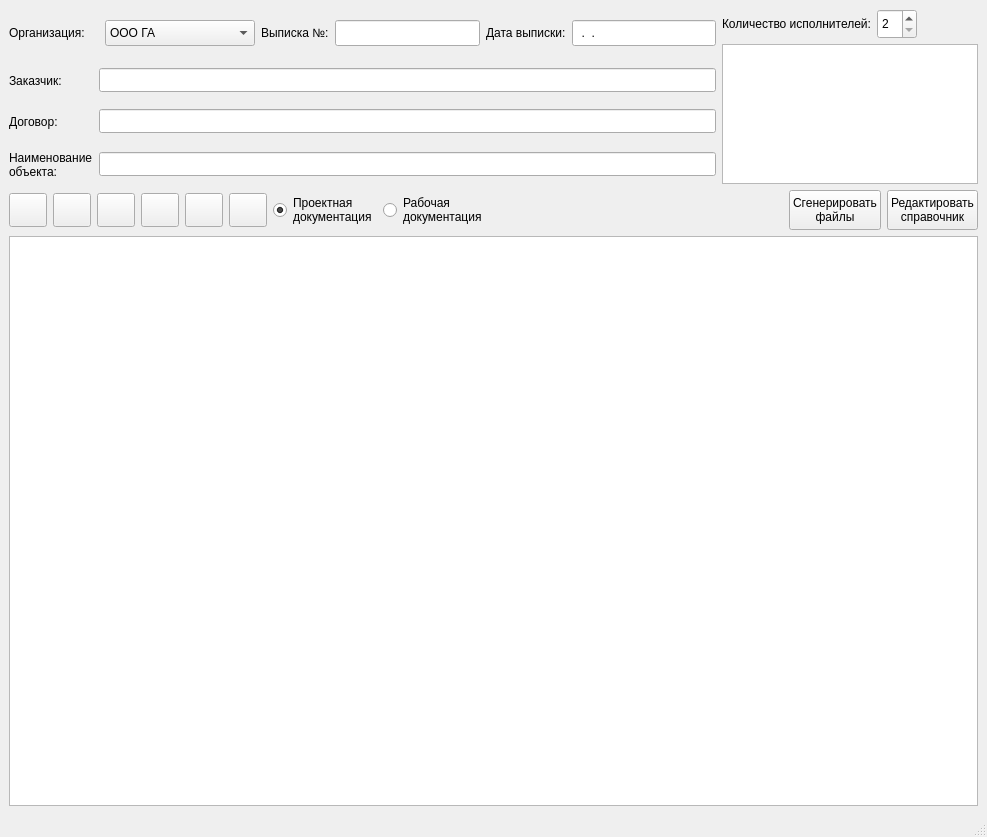
<?xml version="1.0" encoding="UTF-8"?>
<ui version="4.0">
 <class>MainWindow</class>
 <widget class="QMainWindow" name="MainWindow">
  <property name="geometry">
   <rect>
    <x>0</x>
    <y>0</y>
    <width>987</width>
    <height>837</height>
   </rect>
  </property>
  <property name="windowTitle">
   <string>Генератор документов</string>
  </property>
  <property name="windowIcon">
   <iconset>
    <normaloff>320842.png</normaloff>320842.png</iconset>
  </property>
  <property name="toolButtonStyle">
   <enum>Qt::ToolButtonIconOnly</enum>
  </property>
  <property name="documentMode">
   <bool>false</bool>
  </property>
  <widget class="QWidget" name="centralwidget">
   <layout class="QGridLayout" name="gridLayout">
    <item row="0" column="0" colspan="2">
     <widget class="QLabel" name="labelOrganization">
      <property name="font">
       <font>
        <pointsize>9</pointsize>
       </font>
      </property>
      <property name="text">
       <string>Организация:</string>
      </property>
     </widget>
    </item>
    <item row="0" column="2">
     <widget class="QComboBox" name="comboBoxOrg">
      <property name="sizePolicy">
       <sizepolicy hsizetype="Fixed" vsizetype="Fixed">
        <horstretch>0</horstretch>
        <verstretch>0</verstretch>
       </sizepolicy>
      </property>
      <property name="minimumSize">
       <size>
        <width>150</width>
        <height>26</height>
       </size>
      </property>
      <property name="maximumSize">
       <size>
        <width>150</width>
        <height>26</height>
       </size>
      </property>
      <property name="editable">
       <bool>false</bool>
      </property>
      <item>
       <property name="text">
        <string>ООО ГА</string>
       </property>
      </item>
      <item>
       <property name="text">
        <string>ООО ГиА</string>
       </property>
      </item>
      <item>
       <property name="text">
        <string>ООО АРБ ГА</string>
       </property>
      </item>
     </widget>
    </item>
    <item row="0" column="3">
     <widget class="QLabel" name="labelLetter">
      <property name="font">
       <font>
        <pointsize>9</pointsize>
       </font>
      </property>
      <property name="text">
       <string>Выписка №:</string>
      </property>
     </widget>
    </item>
    <item row="0" column="4">
     <widget class="QLineEdit" name="lineEditLetter">
      <property name="minimumSize">
       <size>
        <width>0</width>
        <height>26</height>
       </size>
      </property>
      <property name="maximumSize">
       <size>
        <width>16777215</width>
        <height>26</height>
       </size>
      </property>
      <property name="inputMask">
       <string/>
      </property>
      <property name="text">
       <string/>
      </property>
     </widget>
    </item>
    <item row="0" column="5">
     <widget class="QLabel" name="labelDataLetter">
      <property name="font">
       <font>
        <pointsize>9</pointsize>
       </font>
      </property>
      <property name="text">
       <string>Дата выписки:</string>
      </property>
     </widget>
    </item>
    <item row="0" column="6">
     <widget class="QLineEdit" name="lineEditDateLetter">
      <property name="minimumSize">
       <size>
        <width>0</width>
        <height>26</height>
       </size>
      </property>
      <property name="maximumSize">
       <size>
        <width>16777215</width>
        <height>26</height>
       </size>
      </property>
      <property name="cursor">
       <cursorShape>IBeamCursor</cursorShape>
      </property>
      <property name="inputMask">
       <string>99.99.9999</string>
      </property>
      <property name="cursorPosition">
       <number>0</number>
      </property>
      <property name="placeholderText">
       <string>01.01.2000</string>
      </property>
      <property name="clearButtonEnabled">
       <bool>false</bool>
      </property>
     </widget>
    </item>
    <item row="0" column="7" rowspan="4">
     <layout class="QGridLayout" name="SmallTableLayout">
      <property name="bottomMargin">
       <number>0</number>
      </property>
      <property name="verticalSpacing">
       <number>5</number>
      </property>
      <item row="0" column="0">
       <widget class="QLabel" name="labelCountWorker">
        <property name="font">
         <font>
          <pointsize>9</pointsize>
         </font>
        </property>
        <property name="text">
         <string>Количество исполнителей:</string>
        </property>
       </widget>
      </item>
      <item row="0" column="1">
       <widget class="QSpinBox" name="spinBox">
        <property name="minimumSize">
         <size>
          <width>40</width>
          <height>30</height>
         </size>
        </property>
        <property name="maximumSize">
         <size>
          <width>40</width>
          <height>30</height>
         </size>
        </property>
        <property name="minimum">
         <number>2</number>
        </property>
        <property name="maximum">
         <number>4</number>
        </property>
       </widget>
      </item>
      <item row="1" column="0" colspan="3">
       <widget class="QTableWidget" name="tableWidget_2">
        <property name="sizePolicy">
         <sizepolicy hsizetype="Expanding" vsizetype="Expanding">
          <horstretch>1</horstretch>
          <verstretch>1</verstretch>
         </sizepolicy>
        </property>
        <property name="minimumSize">
         <size>
          <width>0</width>
          <height>140</height>
         </size>
        </property>
        <property name="maximumSize">
         <size>
          <width>16777215</width>
          <height>140</height>
         </size>
        </property>
        <property name="font">
         <font>
          <pointsize>8</pointsize>
         </font>
        </property>
        <attribute name="horizontalHeaderDefaultSectionSize">
         <number>50</number>
        </attribute>
        <attribute name="horizontalHeaderMinimumSectionSize">
         <number>20</number>
        </attribute>
        <attribute name="horizontalHeaderStretchLastSection">
         <bool>false</bool>
        </attribute>
        <attribute name="verticalHeaderDefaultSectionSize">
         <number>50</number>
        </attribute>
        <attribute name="verticalHeaderMinimumSectionSize">
         <number>20</number>
        </attribute>
        <attribute name="verticalHeaderStretchLastSection">
         <bool>false</bool>
        </attribute>
       </widget>
      </item>
      <item row="0" column="2">
       <spacer name="horizontalSpacer_2">
        <property name="orientation">
         <enum>Qt::Horizontal</enum>
        </property>
        <property name="sizeHint" stdset="0">
         <size>
          <width>28</width>
          <height>20</height>
         </size>
        </property>
       </spacer>
      </item>
     </layout>
    </item>
    <item row="1" column="0">
     <widget class="QLabel" name="labelCustomer">
      <property name="font">
       <font>
        <family>MS Shell Dlg 2</family>
        <pointsize>9</pointsize>
       </font>
      </property>
      <property name="text">
       <string>Заказчик:</string>
      </property>
     </widget>
    </item>
    <item row="1" column="1" colspan="6">
     <widget class="QLineEdit" name="lineEditCustomer">
      <property name="minimumSize">
       <size>
        <width>0</width>
        <height>24</height>
       </size>
      </property>
      <property name="maximumSize">
       <size>
        <width>16777215</width>
        <height>24</height>
       </size>
      </property>
     </widget>
    </item>
    <item row="2" column="0">
     <widget class="QLabel" name="labelContract">
      <property name="font">
       <font>
        <family>MS Shell Dlg 2</family>
        <pointsize>9</pointsize>
       </font>
      </property>
      <property name="text">
       <string>Договор:</string>
      </property>
     </widget>
    </item>
    <item row="2" column="1" colspan="6">
     <widget class="QLineEdit" name="lineEditContract">
      <property name="sizePolicy">
       <sizepolicy hsizetype="Expanding" vsizetype="Maximum">
        <horstretch>0</horstretch>
        <verstretch>0</verstretch>
       </sizepolicy>
      </property>
      <property name="minimumSize">
       <size>
        <width>0</width>
        <height>24</height>
       </size>
      </property>
      <property name="maximumSize">
       <size>
        <width>16777215</width>
        <height>24</height>
       </size>
      </property>
     </widget>
    </item>
    <item row="3" column="0">
     <widget class="QLabel" name="labelProject">
      <property name="font">
       <font>
        <family>MS Shell Dlg 2</family>
        <pointsize>9</pointsize>
       </font>
      </property>
      <property name="layoutDirection">
       <enum>Qt::LeftToRight</enum>
      </property>
      <property name="text">
       <string>Наименование
объекта:</string>
      </property>
      <property name="alignment">
       <set>Qt::AlignLeading|Qt::AlignLeft|Qt::AlignVCenter</set>
      </property>
      <property name="wordWrap">
       <bool>false</bool>
      </property>
      <property name="margin">
       <number>0</number>
      </property>
     </widget>
    </item>
    <item row="3" column="1" colspan="6">
     <widget class="QLineEdit" name="lineEditProject">
      <property name="sizePolicy">
       <sizepolicy hsizetype="Expanding" vsizetype="Maximum">
        <horstretch>0</horstretch>
        <verstretch>3</verstretch>
       </sizepolicy>
      </property>
      <property name="minimumSize">
       <size>
        <width>0</width>
        <height>24</height>
       </size>
      </property>
      <property name="maximumSize">
       <size>
        <width>16777215</width>
        <height>24</height>
       </size>
      </property>
     </widget>
    </item>
    <item row="4" column="0" colspan="8">
     <layout class="QHBoxLayout" name="horizontalLayout_4">
      <item>
       <layout class="QHBoxLayout" name="LeftBlock">
        <item>
         <widget class="QPushButton" name="buttonAdd">
          <property name="minimumSize">
           <size>
            <width>38</width>
            <height>34</height>
           </size>
          </property>
          <property name="maximumSize">
           <size>
            <width>38</width>
            <height>34</height>
           </size>
          </property>
          <property name="text">
           <string/>
          </property>
          <property name="icon">
           <iconset>
            <normaloff>icons8-плюс-96.png</normaloff>icons8-плюс-96.png</iconset>
          </property>
          <property name="iconSize">
           <size>
            <width>22</width>
            <height>22</height>
           </size>
          </property>
         </widget>
        </item>
        <item>
         <widget class="QPushButton" name="buttonDelete">
          <property name="minimumSize">
           <size>
            <width>38</width>
            <height>34</height>
           </size>
          </property>
          <property name="maximumSize">
           <size>
            <width>38</width>
            <height>34</height>
           </size>
          </property>
          <property name="text">
           <string/>
          </property>
          <property name="icon">
           <iconset>
            <normaloff>icons8-минус-96.png</normaloff>icons8-минус-96.png</iconset>
          </property>
          <property name="iconSize">
           <size>
            <width>22</width>
            <height>22</height>
           </size>
          </property>
         </widget>
        </item>
        <item>
         <widget class="QPushButton" name="buttonFolder">
          <property name="enabled">
           <bool>true</bool>
          </property>
          <property name="minimumSize">
           <size>
            <width>38</width>
            <height>34</height>
           </size>
          </property>
          <property name="maximumSize">
           <size>
            <width>38</width>
            <height>34</height>
           </size>
          </property>
          <property name="layoutDirection">
           <enum>Qt::LeftToRight</enum>
          </property>
          <property name="text">
           <string/>
          </property>
          <property name="icon">
           <iconset>
            <normaloff>icons8-папка-96.png</normaloff>icons8-папка-96.png</iconset>
          </property>
          <property name="iconSize">
           <size>
            <width>22</width>
            <height>22</height>
           </size>
          </property>
         </widget>
        </item>
        <item>
         <widget class="QPushButton" name="buttonSave">
          <property name="minimumSize">
           <size>
            <width>38</width>
            <height>34</height>
           </size>
          </property>
          <property name="maximumSize">
           <size>
            <width>38</width>
            <height>34</height>
           </size>
          </property>
          <property name="text">
           <string/>
          </property>
          <property name="icon">
           <iconset>
            <normaloff>icons8-сохранить-96.png</normaloff>icons8-сохранить-96.png</iconset>
          </property>
          <property name="iconSize">
           <size>
            <width>22</width>
            <height>22</height>
           </size>
          </property>
         </widget>
        </item>
        <item>
         <widget class="QPushButton" name="buttonLoad">
          <property name="minimumSize">
           <size>
            <width>38</width>
            <height>34</height>
           </size>
          </property>
          <property name="maximumSize">
           <size>
            <width>38</width>
            <height>34</height>
           </size>
          </property>
          <property name="text">
           <string/>
          </property>
          <property name="icon">
           <iconset>
            <normaloff>icons8-скачать-96.png</normaloff>icons8-скачать-96.png</iconset>
          </property>
          <property name="iconSize">
           <size>
            <width>22</width>
            <height>22</height>
           </size>
          </property>
         </widget>
        </item>
        <item>
         <widget class="QPushButton" name="buttonDrop">
          <property name="minimumSize">
           <size>
            <width>38</width>
            <height>34</height>
           </size>
          </property>
          <property name="maximumSize">
           <size>
            <width>38</width>
            <height>34</height>
           </size>
          </property>
          <property name="text">
           <string/>
          </property>
          <property name="icon">
           <iconset>
            <normaloff>icons8-корзина-100.png</normaloff>icons8-корзина-100.png</iconset>
          </property>
          <property name="iconSize">
           <size>
            <width>22</width>
            <height>22</height>
           </size>
          </property>
         </widget>
        </item>
       </layout>
      </item>
      <item>
       <layout class="QHBoxLayout" name="RightBlock">
        <item>
         <layout class="QHBoxLayout" name="RadioButtons">
          <item>
           <widget class="QRadioButton" name="radioButton_PD">
            <property name="minimumSize">
             <size>
              <width>15</width>
              <height>40</height>
             </size>
            </property>
            <property name="maximumSize">
             <size>
              <width>16777215</width>
              <height>40</height>
             </size>
            </property>
            <property name="sizeIncrement">
             <size>
              <width>0</width>
              <height>0</height>
             </size>
            </property>
            <property name="baseSize">
             <size>
              <width>0</width>
              <height>0</height>
             </size>
            </property>
            <property name="layoutDirection">
             <enum>Qt::LeftToRight</enum>
            </property>
            <property name="autoFillBackground">
             <bool>false</bool>
            </property>
            <property name="text">
             <string>Проектная 
документация</string>
            </property>
            <property name="iconSize">
             <size>
              <width>25</width>
              <height>25</height>
             </size>
            </property>
            <property name="checked">
             <bool>true</bool>
            </property>
           </widget>
          </item>
          <item>
           <widget class="QRadioButton" name="radioButton_RD">
            <property name="minimumSize">
             <size>
              <width>0</width>
              <height>40</height>
             </size>
            </property>
            <property name="maximumSize">
             <size>
              <width>16777215</width>
              <height>40</height>
             </size>
            </property>
            <property name="text">
             <string>Рабочая 
документация</string>
            </property>
           </widget>
          </item>
         </layout>
        </item>
        <item>
         <spacer name="horizontalSpacer">
          <property name="orientation">
           <enum>Qt::Horizontal</enum>
          </property>
          <property name="sizeHint" stdset="0">
           <size>
            <width>40</width>
            <height>20</height>
           </size>
          </property>
         </spacer>
        </item>
        <item>
         <widget class="QPushButton" name="buttonGenerate">
          <property name="sizePolicy">
           <sizepolicy hsizetype="Minimum" vsizetype="Fixed">
            <horstretch>0</horstretch>
            <verstretch>0</verstretch>
           </sizepolicy>
          </property>
          <property name="minimumSize">
           <size>
            <width>0</width>
            <height>40</height>
           </size>
          </property>
          <property name="maximumSize">
           <size>
            <width>16777215</width>
            <height>40</height>
           </size>
          </property>
          <property name="contextMenuPolicy">
           <enum>Qt::ActionsContextMenu</enum>
          </property>
          <property name="text">
           <string>Сгенерировать 
файлы</string>
          </property>
         </widget>
        </item>
        <item>
         <widget class="QPushButton" name="buttonEdit">
          <property name="minimumSize">
           <size>
            <width>0</width>
            <height>40</height>
           </size>
          </property>
          <property name="maximumSize">
           <size>
            <width>16777215</width>
            <height>40</height>
           </size>
          </property>
          <property name="text">
           <string>Редактировать 
справочник</string>
          </property>
         </widget>
        </item>
       </layout>
      </item>
     </layout>
    </item>
    <item row="5" column="0" colspan="8">
     <widget class="QTableWidget" name="tableWidget"/>
    </item>
   </layout>
  </widget>
  <widget class="QStatusBar" name="statusbar"/>
 </widget>
 <resources/>
 <connections/>
</ui>
